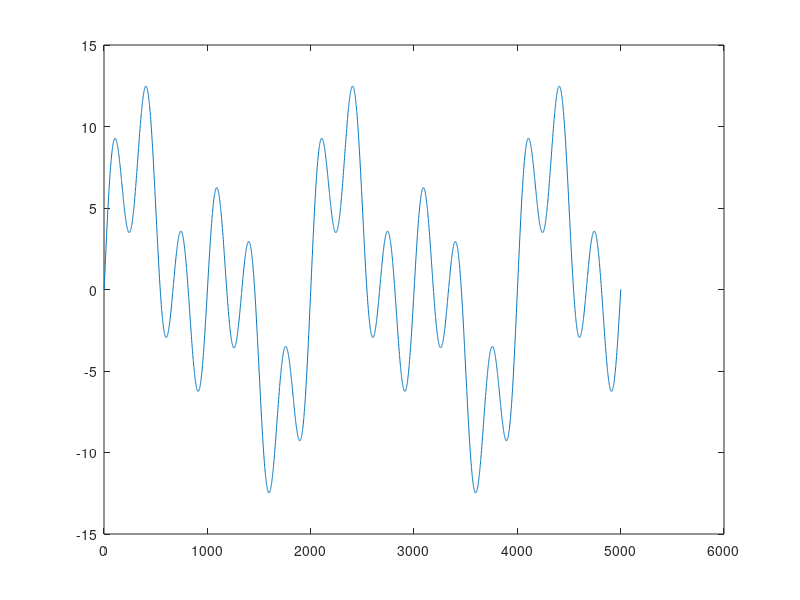

This figure's MATLAB source:
% %
% %Práctica 10 - M. Verduzco
% %
% 
% 
% 
% %Ejercicio #1
% A1 = 2; %db's
% A2 = 14; %db's
% Wc = 1/(2*pi); %rad/seg
% Wp1 = 2/(2*pi); %rad/seg
% Wp2 = 1.5/(2*pi); %rad/seg
% Wp3 = 1.3/(2*pi); %rad/seg
% 
% [BN1, BWn1] = buttord(Wp1, Wc, A1, A2);
% [BN2, BWn2] = buttord(Wp2, Wc, A1, A2);
% [BN3, BWn3] = buttord(Wp3, Wc, A1, A2);
% 
% [CN1, CWn1] = cheb1ord(Wp1, Wc, A1, A2);
% [CN2, CWn2] = cheb1ord(Wp2, Wc, A1, A2);
% [CN3, CWn3] = cheb1ord(Wp3, Wc, A1, A2);
% 
% [EN1, EWn1] = ellipord(Wp1, Wc, A1, A2);
% [EN2, EWn2] = ellipord(Wp2, Wc, A1, A2);
% [EN3, EWn3] = ellipord(Wp1, Wc, A1, A2);
% 
% 
% 
% 
% %Ejercicio #2
% [z11, p11, k11] = buttap(BN1);
% [a11, b11] = zp2tf(z11, p11, k11);
% h11 = tf(a11, b11)
% 
% [z12, p12, k12] = buttap(BN2);
% [a12, b12] = zp2tf(z12, p12, k12);
% h12 = tf(a12, b12)
% 
% [z13, p13, k13] = buttap(BN3);
% [a13, b13] = zp2tf(z13, p13, k13);
% h13 = tf(a13, b13)
% 
% 
% 
% [z21, p21, k21] = cheb1ap(CN1, Wp1);
% [a21, b21] = zp2tf(z21, p21, k21);
% h21 = tf(a21, b21)
% 
% [z22, p22, k22] = cheb1ap(CN2, Wp2);
% [a22, b22] = zp2tf(z22, p22, k22);
% h22 = tf(a22, b22)
% 
% [z23, p23, k23] = cheb1ap(CN3, Wp3);
% [a23, b23] = zp2tf(z23, p23, k23);
% h23 = tf(a23, b23)
% 
% 
% 
% [z31, p31, k31] = ellipap(EN1, Wc, Wp1);
% [a31, b31] = zp2tf(z31, p31, k31);
% h31 = tf(a31, b31)
% 
% [z32, p32, k32] = ellipap(EN2, Wc, Wp2);
% [a32, b32] = zp2tf(z32, p32, k32);
% h32 = tf(a32, b32)
% 
% [z33, p33, k33] = ellipap(EN3, Wc, Wp3);
% [a33, b33] = zp2tf(z33, p33, k33);
% h33 = tf(a33, b33)
% 
% 




% Práctica del 16 de Noviembre de 2022

%Ejercicio 1


fs = 500000;
f = 500;
nCyl = 5;
t = 0:1/fs:nCyl*1/f;
x1 = 5*sin(500*t*pi);
x2 = 5*sin(1000*t*pi);
x3 = 5*sin(3000*t*pi);
x = x1 + x2 + x3;
plot(x);

n = 10;
f1 = 700;
f2 = 2000;
f3 = 4000;

% [zb,pb,kb] = butter(10,f/f1,'low');
% [bb, aa] = zp2tf(zb,pb,kb)
% y = filter(bb,aa ,x);
% %fvtool(sol1, "Analysis", "freq")
% subplot(4,1,2)
% plot(y)
% 
% [zb,pb,kb] = butter(10,f/f2,'low');
% [bb, aa] = zp2tf(zb,pb,kb);
% %fvtool(sol2, "Analysis", "freq")
% y = filter(bb,aa ,x);
% subplot(4,1,3)
% plot(y)
% 
% [zb,pb,kb] = butter(10,f/f3,'low');
% [bb, aa] = zp2tf(zb,pb,kb);
% %fvtool(sol3, "Analysis", "freq")
% y = filter(bb,aa ,x);
% subplot(4,1,4)
% plot(y)




